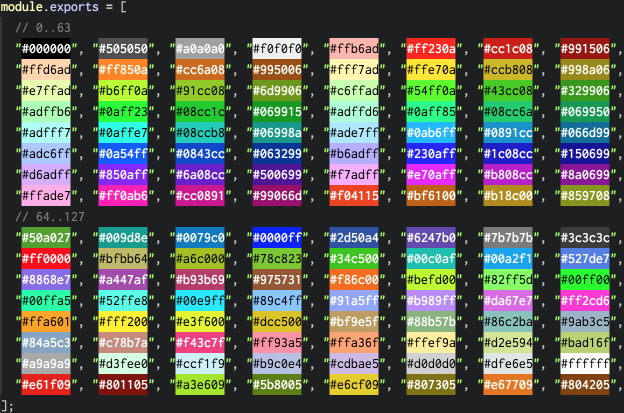
#> input picture misc/preview.png, 1248 x 826 px (shown at 1/2 size)
$ python preview.py
#> lines starting #> are read from the running program, lines starting #| are printed output that depends on the picture
import os
import numpy as np
import cv2

os.chdir(os.path.dirname(__file__))

im0 = cv2.imread('preview.png')
#> im0 is the input picture: shape (826, 1248, 3); mean B, G, R 89.6, 97.4, 93.3
im1 = cv2.cvtColor(im0, cv2.COLOR_BGR2GRAY)
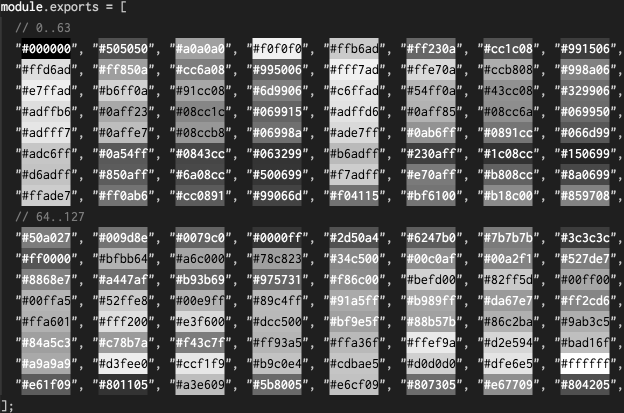
#> im1: shape (826, 1248) (shown at 1/2 size); min 0, max 255, mean 95.5

template = np.array([
    [  30,  30,  30,  30,  30,  30,  30,  30 ],
    [  30,  30,  30,  30,  30,  30,  30,  30 ],
    [  30, 100, 164, 146, 114, 209, 215, 178 ],
    [  30, 160, 246, 246, 246, 246, 246, 246 ],
    [  30, 155, 246, 246, 245, 190, 239, 246 ],
    [  30, 155, 246, 246, 173,  30, 166, 246 ],
    [  30, 155, 246, 244,  82,  30, 155, 246 ],
    [  30, 155, 246, 236,  62,  30, 155, 246 ]
], np.uint8)

res = cv2.matchTemplate(im1, template, cv2.TM_CCOEFF)
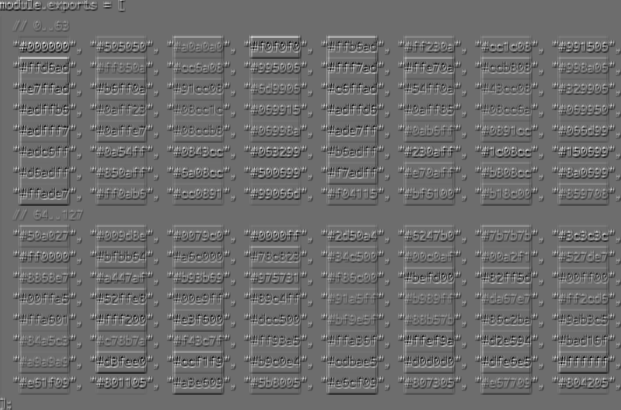
#> res: shape (819, 1241) float32 (shown at 1/2 size); min -413236.7, max 550457.2, mean -29.8; drawn with min black and max white

x1, y1 = np.array(cv2.minMaxLoc(res)[3]) + [ -1, -6 ]
#> x1 = 0; y1 = 0
x2, y2 = x1 + 1248, y1 + 826
#> x2 = 1248; y2 = 826

im0 = im0[y1:y2, x1:x2]

cv2.imwrite('preview.png', im0)
